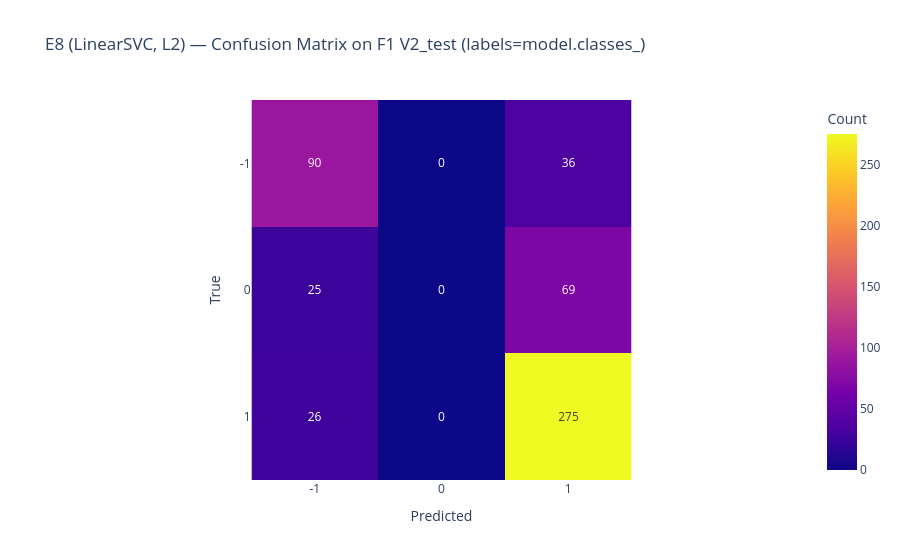

Here is the notebook cell this chart was saved with:
### Code cell
# W8.6.1 – E8 (LinearSVC, L2, V2): fold-by-fold scaling/train/eval + save metrics + save predictions per fold

from pathlib import Path
import pandas as pd
import numpy as np

import sklearn
from sklearn.preprocessing import StandardScaler
from sklearn.svm import LinearSVC
from sklearn.metrics import accuracy_score, f1_score, confusion_matrix

import plotly.express as px

pd.set_option("display.width", 140)
pd.set_option("display.max_columns", 100)


# Fixed notebook-relative paths
FEATURES_PATH = Path("../data/derived/mru_usd_features_all_week5.csv")
L2_PATH       = Path("../data/derived/mru_usd_labels_L2_ma10_50_h5.csv")

# Output paths (deterministic)
METRICS_OUT = Path("../results/tables/metrics_E8.csv")
PRED_DIR = Path("../results/predictions")

if not FEATURES_PATH.exists() or not L2_PATH.exists():
    print("Not provable from provided evidence.")
    print(f"Exists features: {FEATURES_PATH.exists()} | Exists L2: {L2_PATH.exists()}")
    raise RuntimeError("STOP: missing input files")

if not METRICS_OUT.parent.exists():
    print("Not provable from provided evidence.")
    print(f"Missing metrics output directory: {METRICS_OUT.parent}")
    raise RuntimeError("STOP: missing metrics directory")

PRED_DIR.mkdir(parents=True, exist_ok=True)

# Reload (self-contained)
features_df = pd.read_csv(FEATURES_PATH)
l2_df = pd.read_csv(L2_PATH)

JOIN_KEY = "date"
LABEL_COL = "y_L2"
F_CORE = ["f_r_lag1", "f_past_ret_5", "f_past_ret_20", "f_vol_10", "f_vol_30"]

# Schema checks
missing = []
if JOIN_KEY not in features_df.columns: missing.append("features_df missing 'date'")
if JOIN_KEY not in l2_df.columns:       missing.append("l2_df missing 'date'")
if LABEL_COL not in l2_df.columns:      missing.append("l2_df missing 'y_L2'")
for c in F_CORE:
    if c not in features_df.columns:
        missing.append(f"features_df missing F_CORE '{c}'")

if missing:
    print("Not provable from provided evidence.")
    print("Schema mismatch(s):")
    for m in missing:
        print(" -", m)
    raise RuntimeError("STOP: schema mismatch")

# Parse date
features_df["date"] = pd.to_datetime(features_df["date"], errors="coerce")
l2_df["date"] = pd.to_datetime(l2_df["date"], errors="coerce")

if features_df["date"].isna().any() or l2_df["date"].isna().any():
    print("Not provable from provided evidence.")
    raise RuntimeError("STOP: date parse failure")

# Join (one-to-one)
df = pd.merge(
    features_df.sort_values("date"),
    l2_df[["date", "y_L2"]].sort_values("date"),
    on="date",
    how="inner",
    validate="one_to_one"
).sort_values("date").reset_index(drop=True)

print("\n--- Joined dataset snapshot ---")
print(f"df shape: {df.shape}")
print(f"df date min/max: {df['date'].min()} → {df['date'].max()}")
print(f"df unique dates: {df['date'].is_unique} | df monotonic: {df['date'].is_monotonic_increasing}")

# V2 folds (locked)
folds = [
    ("F1", pd.Timestamp("2000-01-03"), pd.Timestamp("2009-12-31"), pd.Timestamp("2010-01-01"), pd.Timestamp("2011-12-31")),
    ("F2", pd.Timestamp("2000-01-03"), pd.Timestamp("2011-12-31"), pd.Timestamp("2012-01-01"), pd.Timestamp("2013-12-31")),
    ("F3", pd.Timestamp("2000-01-03"), pd.Timestamp("2013-12-31"), pd.Timestamp("2014-01-01"), pd.Timestamp("2015-12-31")),
    ("F4", pd.Timestamp("2000-01-03"), pd.Timestamp("2015-12-31"), pd.Timestamp("2016-01-01"), pd.Timestamp("2019-12-31")),
]

cols_to_check = F_CORE + [LABEL_COL]

def cast_labels(y, name):
    y_ser = pd.Series(y)
    if y_ser.isna().any():
        print("Not provable from provided evidence.")
        print(f"{name} contains NaN labels after dropna; this should not happen.")
        raise RuntimeError("STOP: NaN labels remain")

    if np.issubdtype(y_ser.dtype, np.floating):
        if np.all(np.isclose(y_ser.values, np.round(y_ser.values))):
            return y_ser.round(0).astype(int).values
        print("Not provable from provided evidence.")
        print(f"{name} labels are non-integer floats; cannot safely cast.")
        raise RuntimeError("STOP: invalid label dtype")
    return y_ser.astype(int).values if np.issubdtype(y_ser.dtype, np.integer) else y_ser.values

def extract_clean_window(mask, name):
    subset = df.loc[mask, ["date"] + cols_to_check].copy()
    before = subset.shape[0]
    any_nan = subset[cols_to_check].isna().any(axis=1)
    dropped = int(any_nan.sum())
    subset = subset.loc[~any_nan].copy()
    after = subset.shape[0]

    print(f"\n--- {name} extraction (DROP any NaN in F_CORE ∪ {{y_L2}}) ---")
    print(f"rows before: {before} | dropped: {dropped} | after: {after}")
    if after == 0:
        print("Not provable from provided evidence.")
        print(f"{name} became empty after NaN filtering.")
        raise RuntimeError("STOP: empty window after dropna")

    X = subset[F_CORE].to_numpy()
    y = cast_labels(subset["y_L2"].to_numpy(), name)
    dates = subset["date"].copy()
    return X, y, dates

# Model constructor (pinned from Week 6 V2: LinearSVC max_iter=2000)
model_kwargs = dict(
    C=1.0,
    class_weight=None,
    max_iter=2000,
)

print(model_kwargs)

metrics_rows = []

for fold_id, tr_s, tr_e, te_s, te_e in folds:
    print("\n" + "="*80)
    print(f"=== Fold {fold_id} ===")
    print(f"Train window: {tr_s.date()} → {tr_e.date()}")
    print(f"Test  window: {te_s.date()} → {te_e.date()}")

    m_train = (df["date"] >= tr_s) & (df["date"] <= tr_e)
    m_test  = (df["date"] >= te_s) & (df["date"] <= te_e)

    X_train, y_train, d_train = extract_clean_window(m_train, f"{fold_id}_TRAIN")
    X_test,  y_test,  d_test  = extract_clean_window(m_test,  f"{fold_id}_TEST")

    # Scaling: train-only (per fold)
    scaler = StandardScaler()
    X_train_s = scaler.fit_transform(X_train)
    X_test_s  = scaler.transform(X_test)

    # Fit model
    model = LinearSVC(**model_kwargs)
    model.fit(X_train_s, y_train)

    classes = model.classes_
    print(f"\n{fold_id} model.classes_: {classes}")

    # Predict
    pred_train = model.predict(X_train_s)
    pred_test  = model.predict(X_test_s)

    # Metrics (train + test)
    def metrics_block(y_true, y_pred, split_name):
        acc = accuracy_score(y_true, y_pred)
        f1m = f1_score(y_true, y_pred, average="macro")
        f1p = f1_score(y_true, y_pred, average=None, labels=classes)
        out = {"fold": fold_id, "split": split_name, "accuracy": acc, "macro_f1": f1m}
        for c, v in zip(classes, f1p):
            out[f"f1_class_{c}"] = v
        return out

    metrics_rows.append(metrics_block(y_train, pred_train, "V2_train"))
    metrics_rows.append(metrics_block(y_test,  pred_test,  "V2_test"))

    cm = confusion_matrix(y_test, pred_test, labels=classes)
    cm_df = pd.DataFrame(cm, index=[f"true_{c}" for c in classes], columns=[f"pred_{c}" for c in classes])

    print(f"\n=== TEXT MIRROR: Confusion matrix ({fold_id} V2_test, labels=model.classes_) ===")
    print(cm_df.to_string())

    fig_cm = px.imshow(
        cm,
        x=[str(c) for c in classes],
        y=[str(c) for c in classes],
        text_auto=True,
        title=f"E8 (LinearSVC, L2) — Confusion Matrix on {fold_id} V2_test (labels=model.classes_)",
        labels=dict(x="Predicted", y="True", color="Count"),
    )
    fig_cm.show()

    pred_out = PRED_DIR / f"predictions_E8_V2_{fold_id}_test.csv"
    pd.DataFrame({"date": d_test.values, "y_true": y_test, "y_pred": pred_test}).to_csv(pred_out, index=False)
    print(f"[WRITE] fold predictions saved: {pred_out}")

# Build metrics table
metrics_df = pd.DataFrame(metrics_rows)

print(metrics_df.to_string(index=False))

# Aggregate across folds (TEST only) – simple mean (unweighted)
test_df = metrics_df[metrics_df["split"] == "V2_test"].copy()
metric_cols = [c for c in test_df.columns if c not in ["fold", "split"]]
agg = {"fold": "AGG_MEAN", "split": "V2_test_mean"}
for c in metric_cols:
    agg[c] = float(test_df[c].mean())

final_metrics_df = pd.concat([metrics_df, pd.DataFrame([agg])], ignore_index=True)

print(final_metrics_df.to_string(index=False))

# Save metrics CSV
final_metrics_df.to_csv(METRICS_OUT, index=False)
print(f"\n[WRITE] metrics saved: {METRICS_OUT}")

### Figure 1 — Plotly figure (JSON) as saved in the notebook; plotly's stock layout.template omitted (floating-point values rounded to 4 significant figures)
{"data": [{"coloraxis": "coloraxis", "hovertemplate": "Predicted: %{x}<br>True: %{y}<br>Count: %{z}<extra></extra>", "name": "0", "texttemplate": "%{z}", "type": "heatmap", "x": ["-1", "0", "1"], "xaxis": "x", "y": ["-1", "0", "1"], "yaxis": "y", "z": [[90, 0, 36], [25, 0, 69], [26, 0, 275]]}], "layout": {"coloraxis": {"colorbar": {"title": {"text": "Count"}}, "colorscale": [[0, "#0d0887"], [0.1111, "#46039f"], [0.2222, "#7201a8"], [0.3333, "#9c179e"], [0.4444, "#bd3786"], [0.5556, "#d8576b"], [0.6667, "#ed7953"], [0.7778, "#fb9f3a"], [0.8889, "#fdca26"], [1, "#f0f921"]]}, "title": {"text": "E8 (LinearSVC, L2) — Confusion Matrix on F1 V2_test (labels=model.classes_)"}, "xaxis": {"anchor": "y", "constrain": "domain", "domain": [0, 1], "scaleanchor": "y", "title": {"text": "Predicted"}}, "yaxis": {"anchor": "x", "autorange": "reversed", "constrain": "domain", "domain": [0, 1], "title": {"text": "True"}}}}
